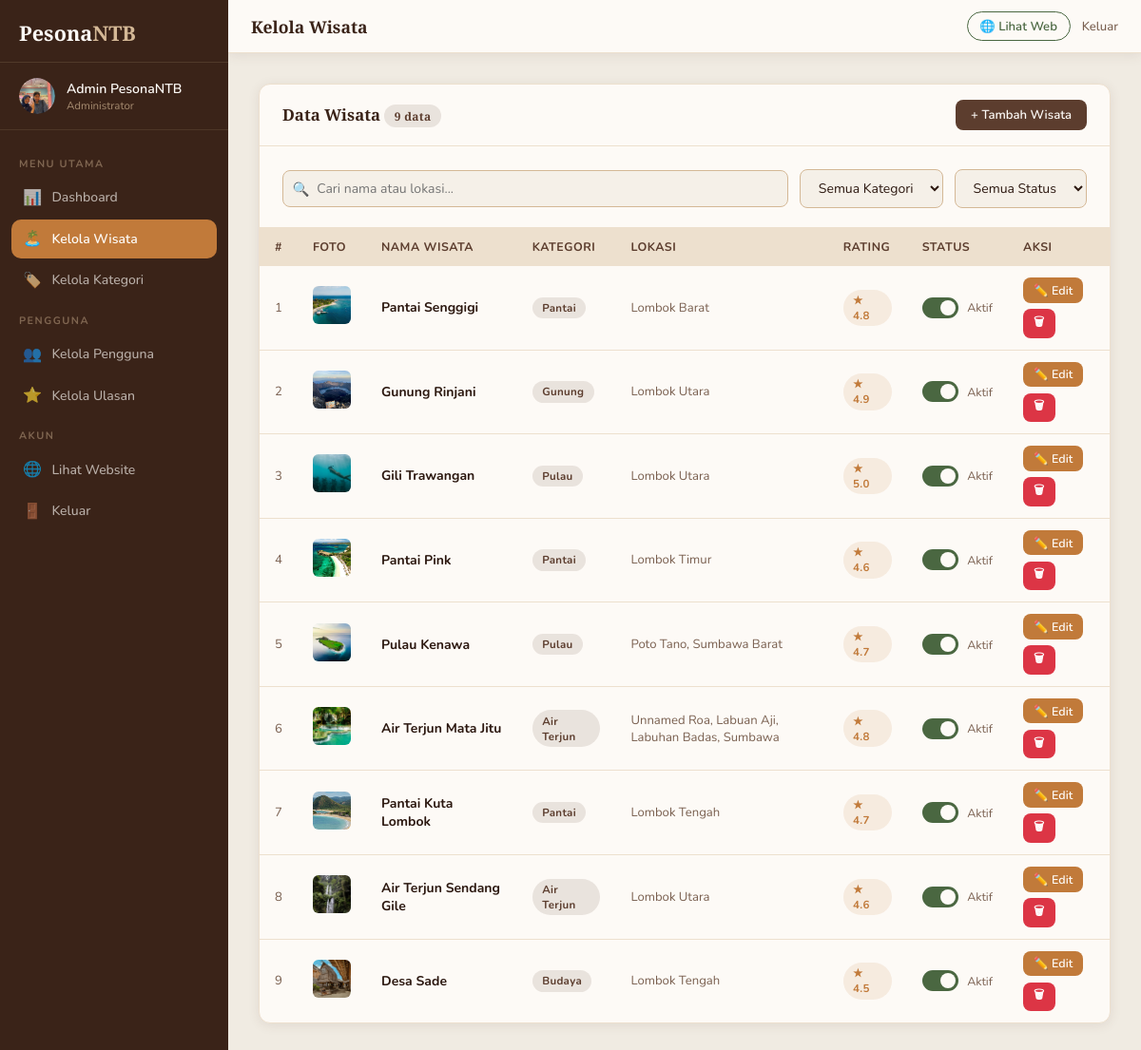
The page /config/wisata.php (signed in) on the database as committed earlier.
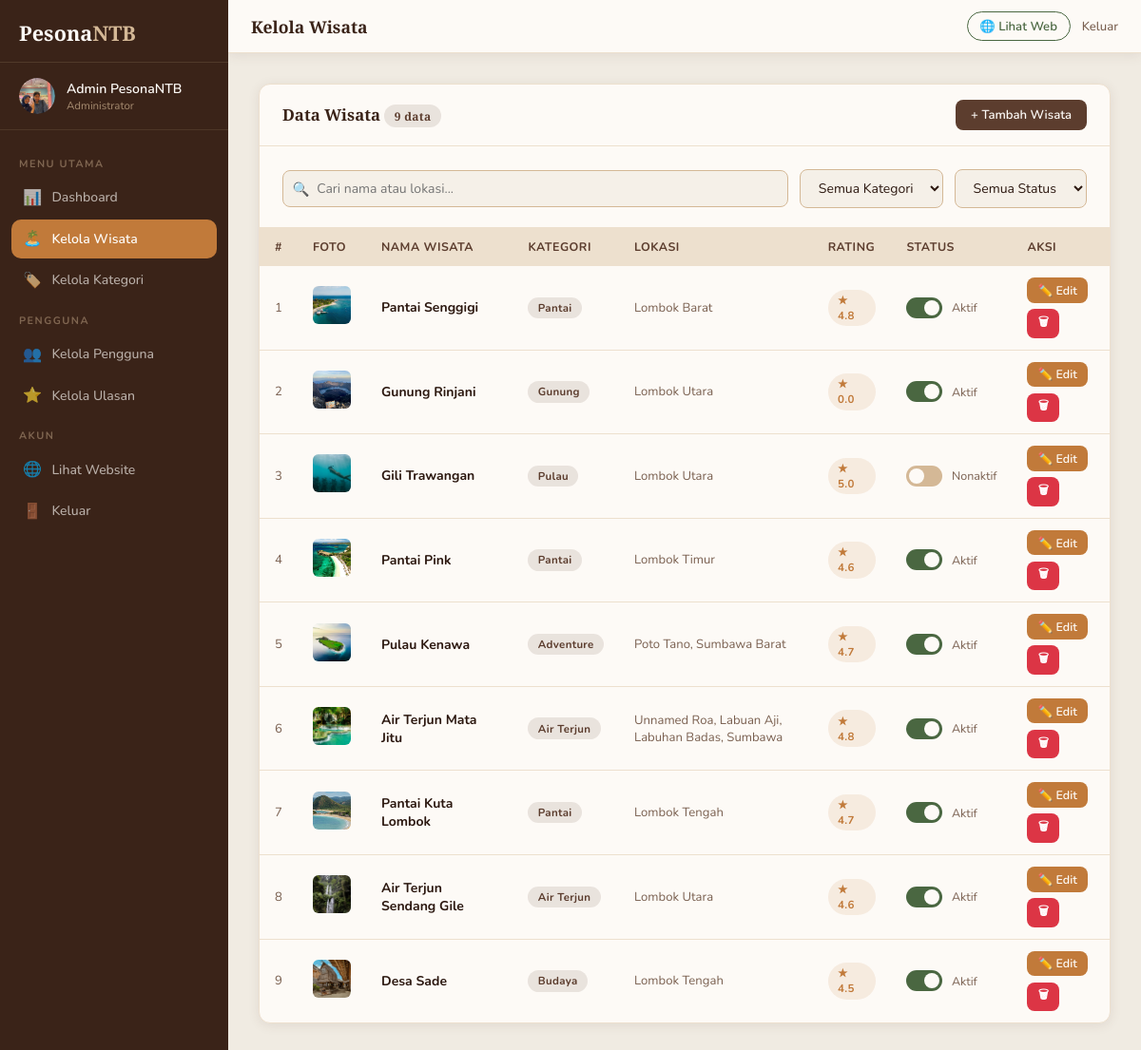
The same page on the database as committed later.
### tables this page shows
CREATE TABLE `wisata` (
  `id` int(11) NOT NULL,
  `nama` varchar(150) NOT NULL,
  `kategori` enum('Pantai','Gunung','Air Terjun','Budaya','Pulau','Kuliner','Adventure') NOT NULL,
  `lokasi` varchar(150) NOT NULL,
  `deskripsi` text NOT NULL,
  `fasilitas` text DEFAULT NULL,
  `jam_buka` varchar(100) DEFAULT NULL,
  `harga_tiket` varchar(100) DEFAULT NULL,
  `foto` varchar(255) DEFAULT NULL,
  `aktif` tinyint(1) DEFAULT 1,
  `latitude` decimal(10,8) DEFAULT NULL,
  `longitude` decimal(11,8) DEFAULT NULL,
  `rating` decimal(3,1) DEFAULT 0.0,
  `created_at` datetime DEFAULT current_timestamp(),
  `updated_at` datetime DEFAULT current_timestamp() ON UPDATE current_timestamp()
);

### config/wisata.php (the view, shortened to what this page needs)
<?php
require_once 'db.php';
$search   = trim($_GET['search']   ?? '');
$page     = max(1, intval($_GET['page'] ?? 1));
$per_page = 10;
$offset   = ($page - 1) * $per_page;
$where  = []; $params = []; $types = '';
$wsql = $where ? 'WHERE '.implode(' AND ', $where) : '';
$total = 0;
if ($stmt = $conn->prepare("SELECT COUNT(*) as c FROM wisata $wsql")) {
    $stmt->execute();
    $total = $stmt->get_result()->fetch_assoc()['c'];
}
$wisata_list = [];
if ($stmt = $conn->prepare("SELECT * FROM wisata $wsql ORDER BY created_at DESC LIMIT ? OFFSET ?")) {
    $p = array_merge($params, [$per_page, $offset]); $t = $types . 'ii';
    $stmt->bind_param($t, ...$p);
    $stmt->execute();
    $res = $stmt->get_result();
    while ($r = $res->fetch_assoc()) $wisata_list[] = $r;
}
?>
<!DOCTYPE html>
<html lang="id">
<head>
  <link rel="stylesheet" href="../css/admin.css">
</head>
<body>
<div class="admin-layout">
  <?php include 'sidebar.php'; ?>
  <div class="admin-content">
    <?php include 'topbar.php'; ?>
    <main class="admin-main">
      <div class="admin-card">
        <div class="card-header">
          <h3>Data Wisata <span class="badge badge-brown" style="font-size:0.75rem"><?= $total ?> data</span></h3>
          <a href="wisata_form.php" class="btn btn-primary">+ Tambah Wisata</a>
        </div>
        <div class="card-body" style="padding-bottom:0">
          <div class="table-toolbar" style="margin-bottom:1.25rem">
            <div class="search-input-wrap">
              <span class="search-icon">🔍</span>
              <input type="text" id="tableSearch" placeholder="Cari nama atau lokasi..." value="<?= htmlspecialchars($search) ?>">
            </div>
            <select class="filter-select" onchange="applyFilter('kategori', this.value)">
              <option value="">Semua Kategori</option>
            </select>
            <select class="filter-select" onchange="applyFilter('status', this.value)">
              <option value="">Semua Status</option>
            </select>
          </div>
        </div>
        <div class="table-wrap">
          <table>
            <thead>
              <tr>
                <th>#</th>
                <th>Foto</th>
                <th>Nama Wisata</th>
                <th>Kategori</th>
                <th>Lokasi</th>
                <th>Rating</th>
                <th>Status</th>
                <th>Aksi</th>
              </tr>
            </thead>
            <tbody>
              <?php if (empty($wisata_list)): ?>
              <tr><td colspan="8" style="text-align:center;padding:2rem;color:var(--text-muted)">Tidak ada data wisata.</td></tr>
              <?php else: ?>
              <?php foreach ($wisata_list as $i => $w): ?>
              <tr>
                <td class="td-muted"><?= $offset + $i + 1 ?></td>
                <td>
                  <?php if ($w['foto'] && file_exists("../assets/uploads/destinasi/{$w['foto']}")): ?>
                  <img src="../assets/uploads/destinasi/<?= htmlspecialchars($w['foto']) ?>" class="foto-thumb" alt="">
                  <?php else: ?>
                  <div style="width:40px;height:40px;border-radius:6px;background:var(--sand-light);display:flex;align-items:center;justify-content:center;font-size:1.1rem">🏝️</div>
                  <?php endif; ?>
                </td>
                <td><strong><?= htmlspecialchars($w['nama']) ?></strong></td>
                <td><span class="badge badge-brown"><?= htmlspecialchars($w['kategori']) ?></span></td>
                <td class="td-muted"><?= htmlspecialchars($w['lokasi']) ?></td>
                <td><span class="badge badge-orange">★ <?= number_format($w['rating'],1) ?></span></td>
                <td>
                  <label class="toggle-wrap">
                    <div class="toggle-switch">
                      <span class="toggle-slider"></span>
                    </div>
                    <span style="font-size:0.78rem;color:var(--text-muted)"><?= $w['aktif'] ? 'Aktif' : 'Nonaktif' ?></span>
                  </label>
                </td>
                <td>
                  <div class="table-actions">
                    <a href="wisata_form.php?id=<?= $w['id'] ?>" class="btn btn-warning btn-sm">✏️ Edit</a>
                    <form method="GET" style="display:inline">
                      <button type="submit" class="btn btn-danger btn-sm btn-confirm-delete" data-msg="Wisata '<?= htmlspecialchars($w['nama']) ?>' akan dihapus permanen.">🗑</button>
                    </form>
                  </div>
                </td>
              </tr>
              <?php endforeach; ?>
              <?php endif; ?>
            </tbody>
          </table>
        </div>
      </div>
    </main>
  </div>
</div>
</body>
</html>

Rows that differ between the two databases and show on the page:
changed wisata "Gunung Rinjani": rating "4.9" → "0.0"
changed wisata "Gili Trawangan": aktif "Aktif" → "Nonaktif"
changed wisata "Pulau Kenawa": kategori "Pulau" → "Adventure"
